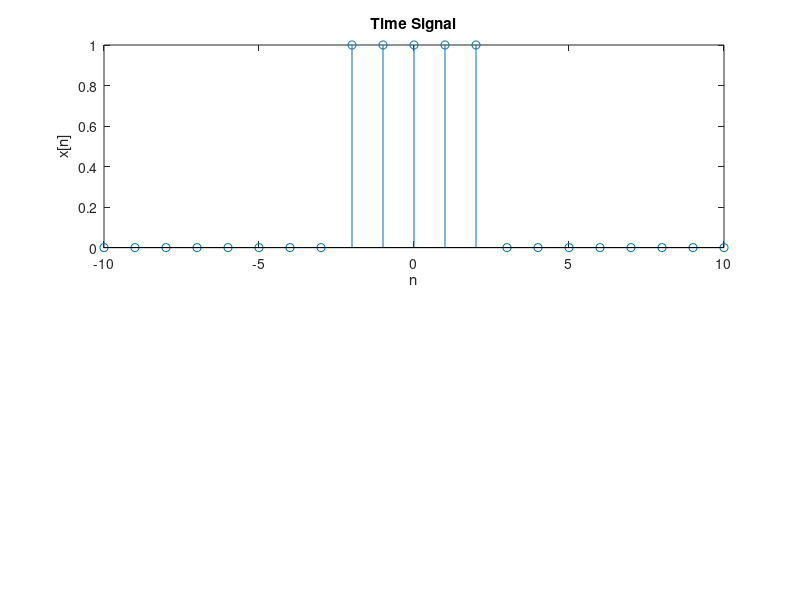

Write the MATLAB code that produced this figure. (Note: this script raises an error after producing the figure.)
% Nicholas Kawwas (40124338)
% ELEC 342 UK-X Lab 3 - Question 1
% Calculate and Plot DTFT with Step Size Bt Bounds

clc;
clear all;
close all;
 
% -10 to 10
n=-10:10;
 
Xn=zeros(1, 21);
Xn(9:13) = 1;
 
subplot(2, 1, 1)
stem(n,Xn)
ylabel('x[n]');
xlabel('n');
title('Time Signal');
 
w=-pi:0.1:pi;
 
FT = DTFT(n, Xn, w);
 
subplot(2, 1, 2)
plot(w, abs(FT))
ylabel('X(w)');
xlabel('w');
title('Fourier Transform');
 
function [Xf] = DTFT(n, Xn, w)
    Xf = zeros(1, length(w));
 
    for indX=1:length(w)
        transform = 0;
        for indN=1:length(n)
            transform = transform + Xn(indN)*exp(-1i*w(indX)*n(indN));
        end
        Xf(indX) = transform;
    end
end
